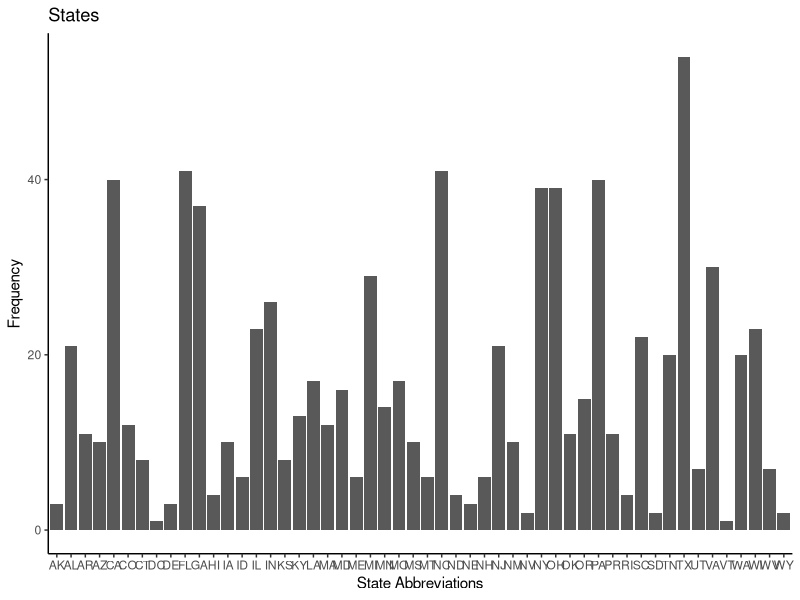
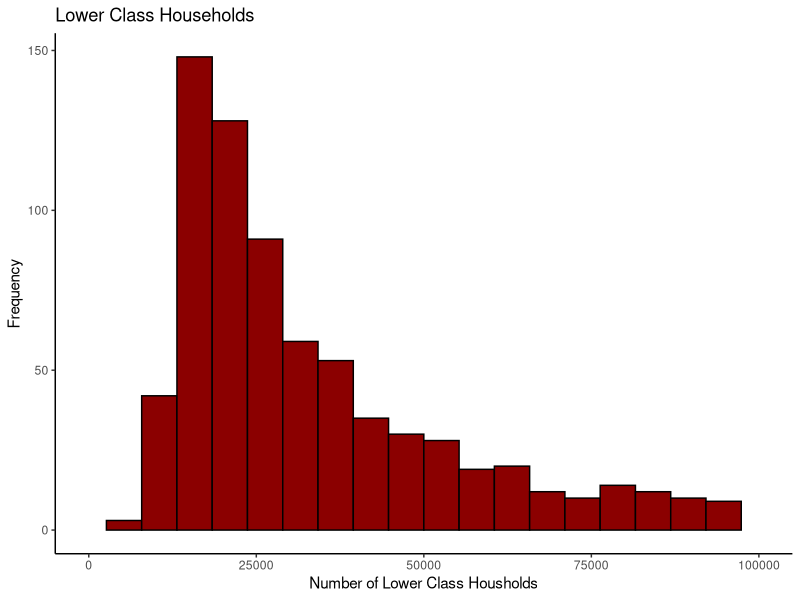
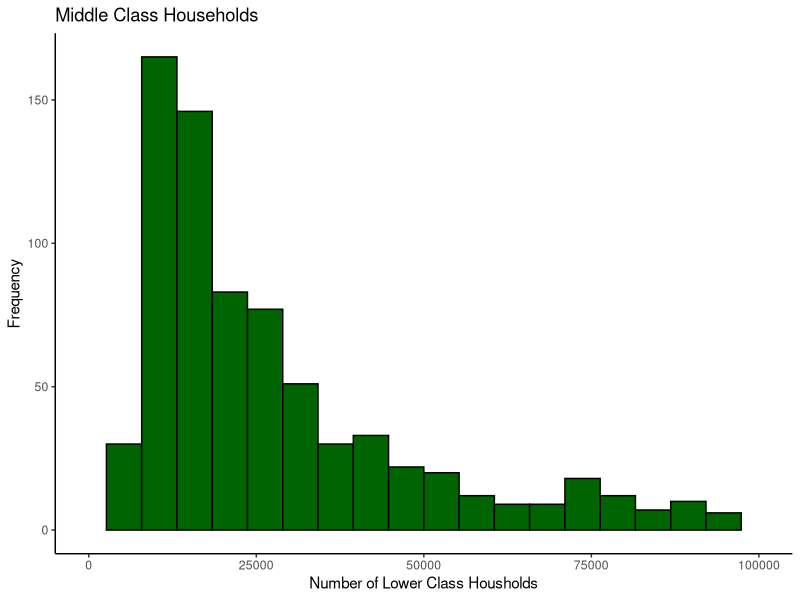
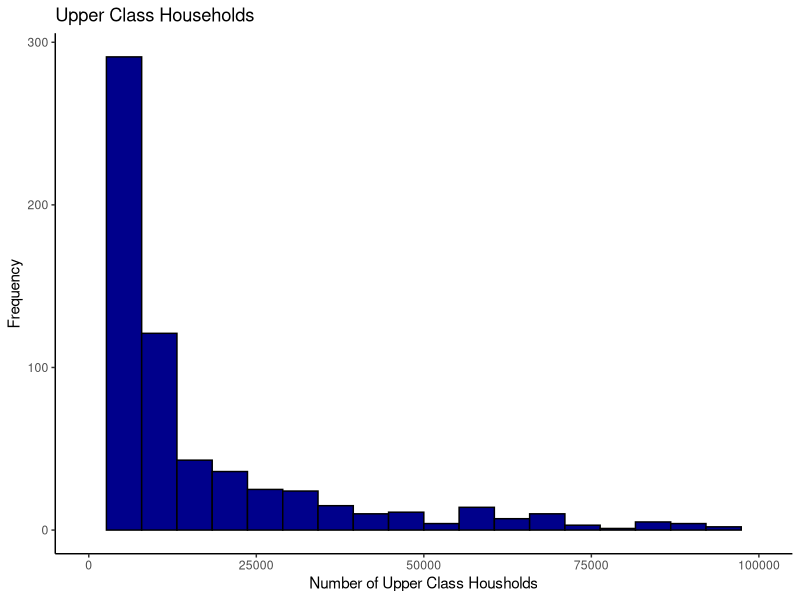
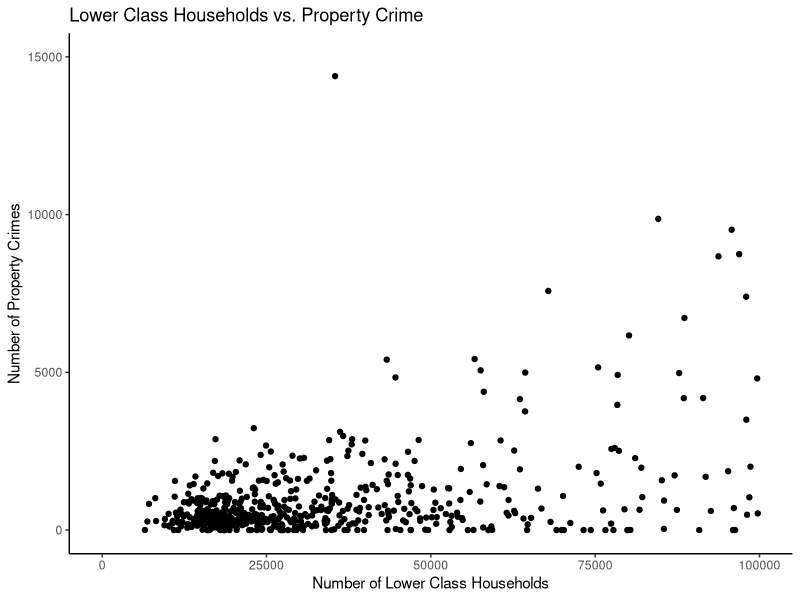
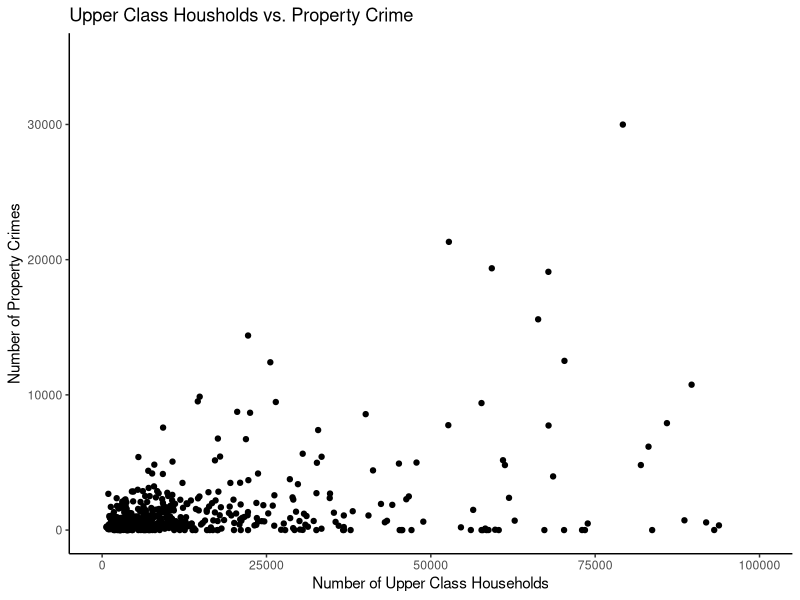
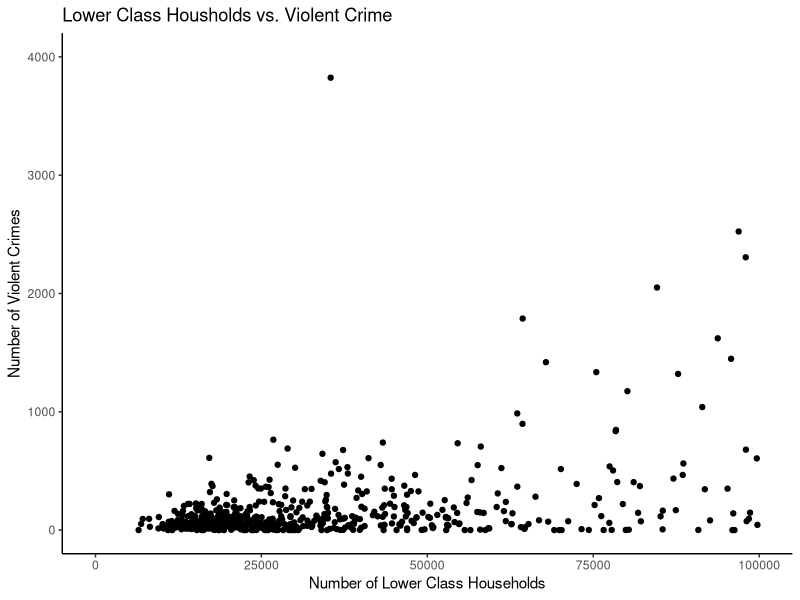
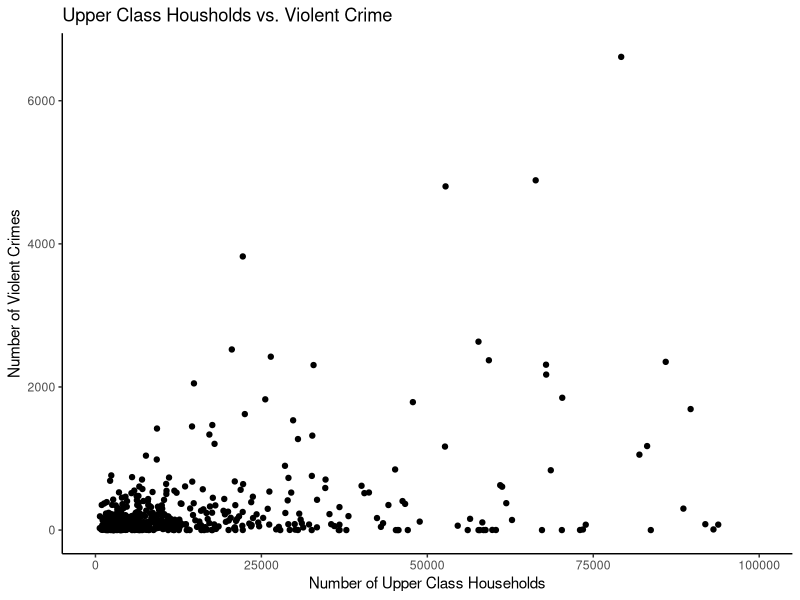

R code for these plots, in order:
## ---- chunk 1
knitr::opts_chunk$set(warning=FALSE, tidy=TRUE, tidy.opts=list(width.cutoff=60))

# Import datasets
income <- read.csv("income.csv")
crime <- read.csv("crime.csv")

# Necessary packages
library(dplyr)
library(tidyverse)
library(ggplot2)
library(kableExtra)
## ---- chunk 2
#Remove unnecessary variable names
income <- income[-1,]
crime <- crime[-1,]

# Convert crime character variables to numeric
crime$Total.Violent.and.Property.Crimes <- as.numeric(crime$Total.Violent.and.Property.Crimes)
crime$Total.Violent.Crimes. <- as.numeric(crime$Total.Violent.Crimes.)
crime$Total.Property.Crimes <- as.numeric(crime$Total.Property.Crimes)

# Merge datasets
sum(table(crime$FIPS) > 1)
sum(table(income$FIPS) > 1)
income_crime_full <- inner_join(income, crime, by="FIPS")

# Only variables of interest
all.income_crime <- select(income_crime_full, FIPS, Name.of.Area.x, State.U.S..Abbreviation..USPS., Total.Population, Population.Density..Per.Sq..Mile., Area..Land., Households., Households..Less.than..10.000, Households...10.000.to..14.999, Households...15.000.to..19.999, Households...20.000.to..24.999, Households...25.000.to..29.999, Households...30.000.to..34.999, Households...35.000.to..39.999,Households...40.000.to..44.999,Households...45.000.to..49.999,Households...50.000.to..59.999,Households...60.000.to..74.999,Households...75.000.to..99.999,Households...100.000.to..124.999, Households...125.000.to..149.999, Households...150.000.to..199.999, Households...200.000.or.More, Median.Household.Income..In.2018.Inflation.Adjusted.Dollars., Average.Household.Income..In.2018.Inflation.Adjusted.Dollars., Total.Violent.and.Property.Crimes, Total.Violent.Crimes., Total.Property.Crimes)

# Convert income character variables to numeric
numeric_variable <- function(column) {
  column <- column[!is.na(column) | column != " "]
  all(grepl("^[0-9]+$", column))
}

for (col in names(all.income_crime)) {
  if (is.character(all.income_crime[[col]])) {
    if (numeric_variable(all.income_crime[[col]])) {
      all.income_crime[[col]] <- as.numeric(all.income_crime[[col]])
    }
  }
}

# Merge Income Variables
income.levels_crime <- mutate(all.income_crime, 
                              lower_class_households= Households..Less.than..10.000 + Households...10.000.to..14.999 + Households...15.000.to..19.999 + Households...20.000.to..24.999 + Households...25.000.to..29.999 + Households...30.000.to..34.999 + Households...35.000.to..39.999 + Households...40.000.to..44.999 + Households...45.000.to..49.999 + Households...50.000.to..59.999, 
                              middle_class_households= Households...60.000.to..74.999 + Households...75.000.to..99.999 + Households...100.000.to..124.999 + Households...125.000.to..149.999, 
                              upper_class_households= Households...150.000.to..199.999 + Households...200.000.or.More)

# Cleaned dataset
income_crime <- select(income.levels_crime, FIPS, Name.of.Area.x, State.U.S..Abbreviation..USPS., Total.Population, Population.Density..Per.Sq..Mile., Area..Land., Households., lower_class_households, middle_class_households, upper_class_households, Total.Violent.and.Property.Crimes, Total.Violent.Crimes., Total.Property.Crimes)
## ---- chunk 3
variables <- data.frame(
  Variable = c("FIPS", "Name.of.Area.x", "State.U.S..Abbreviation..USPS.",     "Total.Population", "Population.Density..Per.Sq..Mile.", "Area..Land.", "Households.", "lower_class_households", "middle_class_households", "upper_class_households", "Total.Violent.and.Property.Crimes", "Total.Violent.Crimes.", "Total.Property.Crimes"), 
  Type = c("double", "character", "character","double", "double", "double", "double", "double", "double", "double", "double", "double", "double"), 
  Description = c("County Federal Information Processing Standards Codes", "Name of County", "U.S. State Abbreviation", "Total population of county", "Population density (per sq. mile)", "Land Area (sq. mile)", "Total Number of Households", "Number of Households with Income less than $60,000", "Number of Households with Income $60,000 to $149,000", "Number of Households with Income more than $150,000", "Total Violent and Property Crimes", "Total Violent Crimes.", "Total Property Crimes"))

kable_classic(kbl(variables,caption = "Variable Descriptions"),full_width = FALSE)
## ---- chunk 4
# Convert state names to upper case
income_crime$State.U.S..Abbreviation..USPS. <- str_to_upper(income_crime$State.U.S..Abbreviation..USPS.)

# Create graph
income.crime_ggplot <- ggplot(income_crime)
income.crime_ggplot + geom_bar(aes(x=State.U.S..Abbreviation..USPS.)) + theme_classic() + labs(title='States', x='State Abbreviations', y='Frequency')

# Frequency table
mytable <- data.frame(table(income_crime$State.U.S..Abbreviation..USPS.))
colnames(mytable) <- c('State','Frequency')
kable_classic(kbl(mytable,caption = "Frequency of States"),full_width = FALSE)
## ---- chunk 5
income.crime_ggplot + geom_histogram(aes(x=lower_class_households), bins= 20, col='black',fill='dark red') + theme_classic() + labs(title='Lower Class Households', x='Number of Lower Class Housholds', y='Frequency') + xlim(c(0,100000))
## ---- chunk 6
income.crime_ggplot + geom_histogram(aes(x=middle_class_households), bins= 20, col='black',fill='dark green') + theme_classic() + labs(title='Middle Class Households', x='Number of Lower Class Housholds', y='Frequency') + xlim(c(0,100000))
## ---- chunk 7
income.crime_ggplot + geom_histogram(aes(x=upper_class_households), bins= 20,col='black',fill='dark blue') + theme_classic() + labs(title='Upper Class Households', x='Number of Upper Class Housholds', y='Frequency') + xlim(c(0,100000))
## ---- chunk 8
income.crime_ggplot + geom_point(aes(x=lower_class_households,y=Total.Property.Crimes)) + labs(title='Lower Class Households vs. Property Crime', x='Number of Lower Class Households',y='Number of Property Crimes')+ xlim(c(0,100000))+ ylim(c(0,15000))+theme_classic()
## ---- chunk 9
income.crime_ggplot + geom_point(aes(x=upper_class_households,y=Total.Property.Crimes)) + labs(title='Upper Class Housholds vs. Property Crime', x='Number of Upper Class Households',y='Number of Property Crimes')+ xlim(c(0,100000))+ ylim(c(0,35000))+theme_classic()
## ---- chunk 10
income.crime_ggplot + geom_point(aes(x=lower_class_households,y=Total.Violent.Crimes.)) + labs(title='Lower Class Housholds vs. Violent Crime', x='Number of Lower Class Households',y='Number of Violent Crimes')+ xlim(c(0,100000)) + ylim(c(0,4000)) + theme_classic()
## ---- chunk 11
income.crime_ggplot + geom_point(aes(x=upper_class_households,y=Total.Violent.Crimes.)) + labs(title='Upper Class Housholds vs. Violent Crime', x='Number of Upper Class Households',y='Number of Violent Crimes') + xlim(c(0,100000))+ theme_classic()
